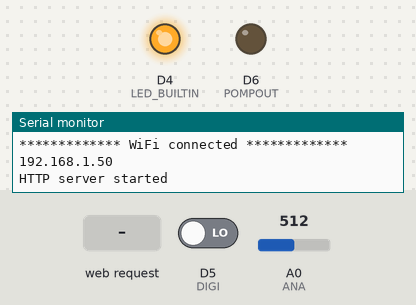
Bench run of a sketch on a simulated ESP8266 (NodeMCU). On the bench: output pins drawn as LEDs (lit = HIGH, except the on-board LED, lit = LOW), the last lines printed to the serial monitor. The inputs (shaded band) are chosen by the test bench; at power-on: D5 (DIGI) LOW, A0 (ANA) = 512. WiFi joins after 1.5 s; servers stay silent unless stated.

Above: at 3.2 s.
3.3 s: HTTP request GET /light received
At 4.5 s:
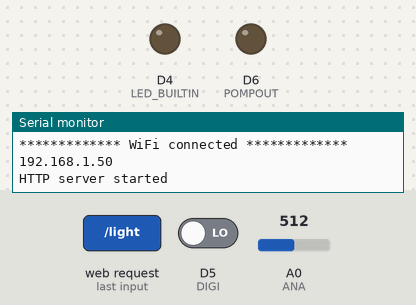
4.8 s: HTTP request GET /light?turn=on received
At 5.9 s:
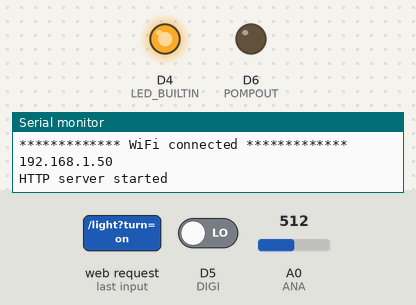
6.3 s: HTTP request GET /light?turn=off received
At 6.7 s:
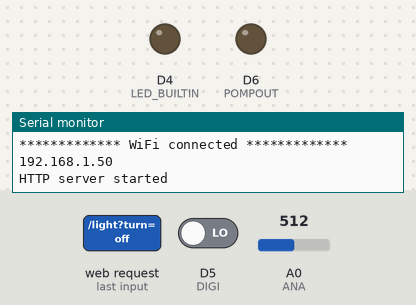
10.8 s: HTTP request GET /light?turn=on received
At 12.4 s:
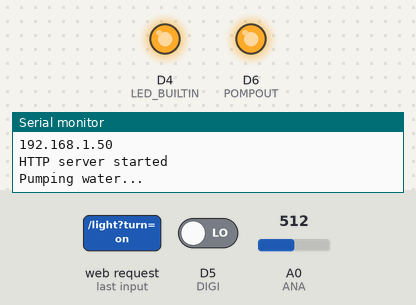
13.5 s: HTTP request GET /light?turn=1 received
At 13.9 s:
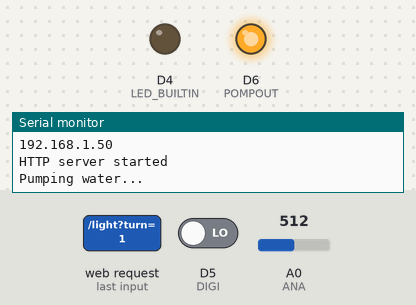
Timing chart, 0 to 16.5 s (numbered marks = the images above; inputs shaded):
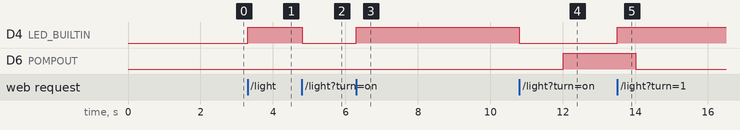

Measured:
- after the input at 3.3 s, D4 (LED_BUILTIN): LOW → HIGH at once
- after the input at 4.8 s, D4 (LED_BUILTIN): HIGH → LOW at once
- after the input at 6.3 s, D4 (LED_BUILTIN): LOW → HIGH at once
- after the input at 10.8 s, D4 (LED_BUILTIN): HIGH → LOW at once
- after the input at 13.5 s, D4 (LED_BUILTIN): LOW → HIGH at once

The sketch:

autowatering.plant.ino
```cpp
#include <ESP8266WiFi.h>
#include <WiFiClient.h>
#include <ESP8266WebServer.h>
#include "index.h" /* index file should be in the same working directory as current script */

#define ANA A0
#define DIGI D5
#define POMPOUT D6

double analogValue = 0.0;
int digitalValue = 0;

const double maxAnalogValue = 200.00; /* Analog sensor value after what you want pump to work */
const unsigned long pumpWorkTime = 2000; /* Time you want your pump to do one single moisture */
const unsigned long timeBeforePump = 10000; /* Time you want to give the sensor to feel soil moistening */
unsigned long pumpingTimer; /* Helps to understand last time when pump turned ON/OFF */
bool pumpIsWorking; /* Pump state */

const char* ssid = "YOUR_WIFI_NAME"; /* e.g. My_Home_Wifi */
const char* password = "YOUR_WIFI_PASSWORD";
ESP8266WebServer server(80);

void setup(void) {
  Serial.begin(115200);
  pinModes();
  connectToWifi();
  setupPump(); /* Setting the pumpingTimer and pumpIsWorking variables */
  addServerRouteHandlers();
  startServer();
}

void loop(void) {
  server.handleClient();
  analogValue = analogRead(ANA);
  digitalValue = digitalRead(DIGI);
  if(analogValue > maxAnalogValue) { /* We need to moisture */
    if(!pumpIsWorking && waitedBeforeNextMoisture()) { /* If pump is NOT working and we have waited after last moisture */
      turnOnPump();
    } else { /* This else is here because if we've just turned on the pump - no need to try to turn off it immediately */
      if(pumpIsWorking && pumpWorkTimeExpired()) { /* If pump IS working and for long enough */
         turnOffPump();
      }
    }
  }
  delay(10); /* Unfortunately, server doesn't seems to be responsive without a delay */
}

// =========================== Setup helpers ===========================
void pinModes () {
  pinMode(ANA, INPUT);
  pinMode(DIGI, INPUT);
  pinMode(POMPOUT, OUTPUT);
  pinMode(LED_BUILTIN, OUTPUT);
}

void connectToWifi () {
  WiFi.begin(ssid, password);
  log("Connecting to the WiFi...");
  while (WiFi.status() != WL_CONNECTED) {
     delay(1000);
     log(".");
  }
  log("************* WiFi connected *************");
  Serial.println(WiFi.localIP());
}

// =========================== Server helpers ===========================
void startServer () {
  server.begin();
  log("HTTP server started");
}

void addServerRouteHandlers () {
  server.on("/", handleGETRoot);
  server.on("/logs", handleGETLogs);
  server.on("/light", handleLight); /* Made this just to play around */
}

void handleGETRoot() {
 server.send(200, "text/html", indexPage);
}

void handleGETLogs() {
 server.send(200, "text/html", "Analog: " + String(analogRead(ANA)));
}

void handleLight() {
  if (server.arg("turn") == "on") {
      digitalWrite(LED_BUILTIN, LOW);
      server.send(200);
    } else if (server.arg("turn") == "off") {
      digitalWrite(LED_BUILTIN, HIGH);
      server.send(200);
    } else {
      digitalWrite(LED_BUILTIN, HIGH);
      server.send(400);
    };
}

// =========================== Pump helpers ===========================
void setupPump () {
  updatePumpTimer();
  setPumpWorkState(false);
}

void turnOnPump () {
  digitalWrite(POMPOUT, true);
  log("Pumping water...");
  updatePumpTimer();
  setPumpWorkState(true);
}

void turnOffPump () {
  log("Pump turned off...");
  digitalWrite(POMPOUT, false);
  updatePumpTimer();
  setPumpWorkState(false);
}

void updatePumpTimer () {
  pumpingTimer = millis();
}

void setPumpWorkState (bool state) {
  pumpIsWorking = state;
}

bool waitedBeforeNextMoisture () {
  return (millis() - pumpingTimer) > timeBeforePump;
}

bool pumpWorkTimeExpired () {
  return (millis() - pumpingTimer) >= pumpWorkTime;
}

// =========================== Other helpers ===========================
void printSensorValues () { /* If you need values */
  log("Analog raw: " + String(analogValue));
  log("Digital raw: " + String(digitalValue));
  log("------------------------------------");
}

void log(String str) {
  Serial.println(str);
}
```

index.h
```cpp
String indexPage = R"=====(
<!doctype html>
<html lang="en">
<head>
  <meta charset="UTF-8">
  <meta name="viewport"
        content="width=device-width, user-scalable=no, initial-scale=1.0, maximum-scale=1.0, minimum-scale=1.0">
  <meta http-equiv="X-UA-Compatible" content="ie=edge">
  <title>Autowatering Plant</title>
  <style>
    * {
      margin: 0;
      padding: 0;
    }

    a {
      text-decoration: none;
      color: #333;
    }

    body {
      font-family: 'Dosis', sans-serif;
      line-height: 1.6;
      background: rgb(180, 197, 253);
    }

    h2, h3, h4 {
      text-transform: uppercase;
      padding: .3rem;
      text-align: center;
    }


    .btn {
      background-color: #214ac0;
      color: #fff;
      display: inline-block;
      padding: .8rem 2rem;
      transition: background-color .5s;
      border: none;
      cursor: pointer;
      margin: .2rem;
    }

    .btn:hover {
      background-color: #c70a0a;
    }

    #controls {
      text-align: center;
      margin: auto;
      width: fit-content;
    }

    .control {
      border: 1px solid;
      padding: 1rem;
    }

    #logs {
      text-align: center;
      margin: 1rem auto;
      width: fit-content;
      padding: 1rem;
    }
  </style>
</head>
  <body>
    <header>
      <h3>Your autowatering system:</h3>
    </header>
    <main>
      <section id="controls">
        <div class="control">
          <h4>Control the light:</h4>
          <a class="btn" href="#" onclick="fetch('/light?turn=on').catch(console.log)">Turn ON</a>
          <a class="btn" href="#" onclick="fetch('/light?turn=off').catch(console.log)">Turn OFF</a>
        </div>
      </section>
      <section id="logs">
        <h4>Moisture sensor data:</h4>
      </section>
    </main>
    <script>
      /* Add logs */
      setInterval(() => {
        getLogMessage()
        .then(addLogMessage)
        .catch(err => console.log(err))
      }, 5000);


      const getLogMessage = () => {
        return fetch('/logs')
          .then(response => {
            if(response.ok) {
              return response.text()
            } else {
              return 'Could not reach the logs from server'
            }
          })
          .catch(err => {
            console.log(err);
            return 'Could not reach the logs from server'
          })
      }


      const addLogMessage = (msg) => {
        /* Prepare log message */
        const newMessage = document.createElement('div');
        newMessage.innerText = `${new Date().toLocaleString()}:> ${msg}`

        /* Add log message */
        const logs = document.getElementById('logs')
        const logMessages = [...logs.querySelectorAll('div')]
        logs.insertAdjacentElement('beforeend', newMessage)

        /* Remove oldest log message to make the log short */
        if(logMessages.length > 3) {
          logs.removeChild(logMessages[0])
        }
      }
    </script>
  </body>
</html>
)=====";
```
